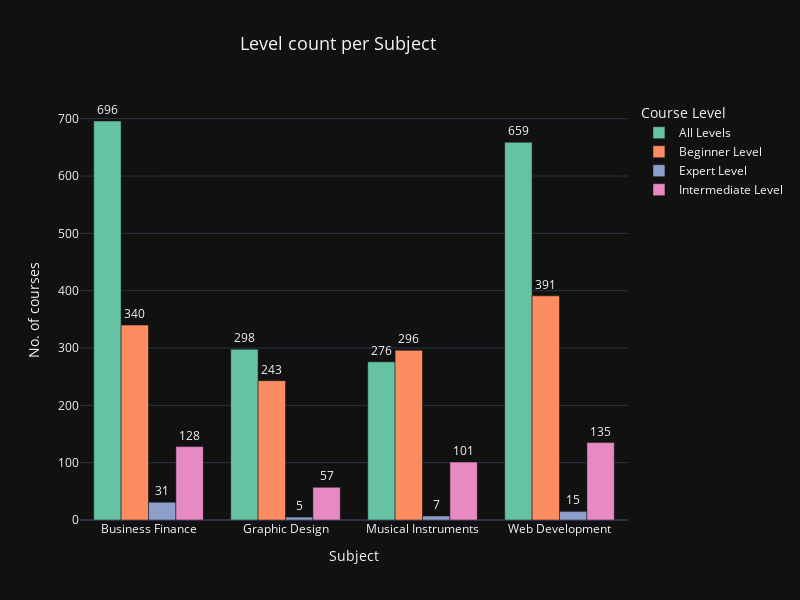

Notebook source saved alongside this figure:
### Markdown cell above
- How many levels per subject ?

### Code cell
level_counts = df.groupby(['subject','level']).size().reset_index(name='Count')

fig = px.bar(
    level_counts,
    x = 'subject',
    y = 'Count',
    color= 'level',
    text_auto= True,
    barmode= 'group',
    title= 'Level count per Subject',
    color_discrete_sequence = px.colors.qualitative.Set2
)

fig.update_traces(textposition = 'outside')


fig.update_layout(
    xaxis_title = 'Subject',
    yaxis_title = 'No. of courses',
    legend_title = 'Course Level',
    title_x = 0.3,
    title_font_size = 18,
    template = 'plotly_dark',
    height = 600,
    width = 800
)

fig.show()

### Figure 1 — Plotly figure (JSON) as saved in the notebook; plotly's stock layout.template omitted (floating-point values rounded to 4 significant figures)
{"data": [{"alignmentgroup": "True", "hovertemplate": "level=All Levels<br>subject=%{x}<br>Count=%{y}<extra></extra>", "legendgroup": "All Levels", "marker": {"color": "rgb(102,194,165)", "pattern": {"shape": ""}}, "name": "All Levels", "offsetgroup": "All Levels", "orientation": "v", "showlegend": true, "textposition": "outside", "texttemplate": "%{y}", "type": "bar", "x": ["Business Finance", "Graphic Design", "Musical Instruments", "Web Development"], "xaxis": "x", "y": [696, 298, 276, 659], "yaxis": "y"}, {"alignmentgroup": "True", "hovertemplate": "level=Beginner Level<br>subject=%{x}<br>Count=%{y}<extra></extra>", "legendgroup": "Beginner Level", "marker": {"color": "rgb(252,141,98)", "pattern": {"shape": ""}}, "name": "Beginner Level", "offsetgroup": "Beginner Level", "orientation": "v", "showlegend": true, "textposition": "outside", "texttemplate": "%{y}", "type": "bar", "x": ["Business Finance", "Graphic Design", "Musical Instruments", "Web Development"], "xaxis": "x", "y": [340, 243, 296, 391], "yaxis": "y"}, {"alignmentgroup": "True", "hovertemplate": "level=Expert Level<br>subject=%{x}<br>Count=%{y}<extra></extra>", "legendgroup": "Expert Level", "marker": {"color": "rgb(141,160,203)", "pattern": {"shape": ""}}, "name": "Expert Level", "offsetgroup": "Expert Level", "orientation": "v", "showlegend": true, "textposition": "outside", "texttemplate": "%{y}", "type": "bar", "x": ["Business Finance", "Graphic Design", "Musical Instruments", "Web Development"], "xaxis": "x", "y": [31, 5, 7, 15], "yaxis": "y"}, {"alignmentgroup": "True", "hovertemplate": "level=Intermediate Level<br>subject=%{x}<br>Count=%{y}<extra></extra>", "legendgroup": "Intermediate Level", "marker": {"color": "rgb(231,138,195)", "pattern": {"shape": ""}}, "name": "Intermediate Level", "offsetgroup": "Intermediate Level", "orientation": "v", "showlegend": true, "textposition": "outside", "texttemplate": "%{y}", "type": "bar", "x": ["Business Finance", "Graphic Design", "Musical Instruments", "Web Development"], "xaxis": "x", "y": [128, 57, 101, 135], "yaxis": "y"}], "layout": {"barmode": "group", "height": 600, "legend": {"title": {"text": "Course Level"}, "tracegroupgap": 0}, "title": {"font": {"size": 18}, "text": "Level count per Subject", "x": 0.3}, "width": 800, "xaxis": {"anchor": "y", "autorange": true, "domain": [0, 1], "range": [-0.5, 3.5], "title": {"text": "Subject"}, "type": "category"}, "yaxis": {"anchor": "x", "autorange": true, "domain": [0, 1], "range": [0, 732.6], "title": {"text": "No. of courses"}, "type": "linear"}}}
